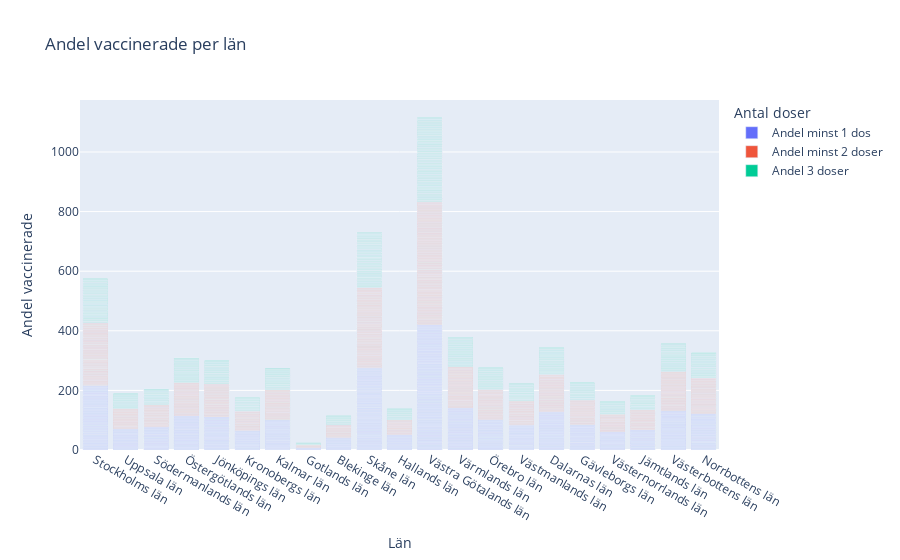

The cell this chart's notebook holds for it:
### Code cell
# f)
px.bar(vaccin_df, y=["Andel minst 1 dos", "Andel minst 2 doser", "Andel 3 doser"], x="Län_namn",
    title="Andel vaccinerade per län",
    labels={"Län_namn": "Län", "value": "Andel vaccinerade", "variable": "Antal doser"},
    range_color=[0, 100],
    )

### Figure 1 — Plotly figure (JSON) as saved in the notebook; plotly's stock layout.template omitted (floating-point values rounded to 4 significant figures; data arrays with more than 128 entries replaced by an {"elided": "..."} marker saying what was removed)
{"data": [{"alignmentgroup": "True", "hovertemplate": "Antal doser=Andel minst 1 dos<br>Län=%{x}<br>Andel vaccinerade=%{y}<extra></extra>", "legendgroup": "Andel minst 1 dos", "marker": {"color": "#636efa", "pattern": {"shape": ""}}, "name": "Andel minst 1 dos", "offsetgroup": "Andel minst 1 dos", "orientation": "v", "showlegend": true, "textposition": "auto", "type": "bar", "x": {"elided": "2900 str values"}, "xaxis": "x", "y": {"elided": "2900 float values"}, "yaxis": "y"}, {"alignmentgroup": "True", "hovertemplate": "Antal doser=Andel minst 2 doser<br>Län=%{x}<br>Andel vaccinerade=%{y}<extra></extra>", "legendgroup": "Andel minst 2 doser", "marker": {"color": "#EF553B", "pattern": {"shape": ""}}, "name": "Andel minst 2 doser", "offsetgroup": "Andel minst 2 doser", "orientation": "v", "showlegend": true, "textposition": "auto", "type": "bar", "x": {"elided": "2900 str values"}, "xaxis": "x", "y": {"elided": "2900 float values"}, "yaxis": "y"}, {"alignmentgroup": "True", "hovertemplate": "Antal doser=Andel 3 doser<br>Län=%{x}<br>Andel vaccinerade=%{y}<extra></extra>", "legendgroup": "Andel 3 doser", "marker": {"color": "#00cc96", "pattern": {"shape": ""}}, "name": "Andel 3 doser", "offsetgroup": "Andel 3 doser", "orientation": "v", "showlegend": true, "textposition": "auto", "type": "bar", "x": {"elided": "2900 str values"}, "xaxis": "x", "y": {"elided": "2900 float values"}, "yaxis": "y"}], "layout": {"barmode": "relative", "legend": {"title": {"text": "Antal doser"}, "tracegroupgap": 0}, "title": {"text": "Andel vaccinerade per län"}, "xaxis": {"anchor": "y", "domain": [0, 1], "title": {"text": "Län"}}, "yaxis": {"anchor": "x", "domain": [0, 1], "title": {"text": "Andel vaccinerade"}}}}
